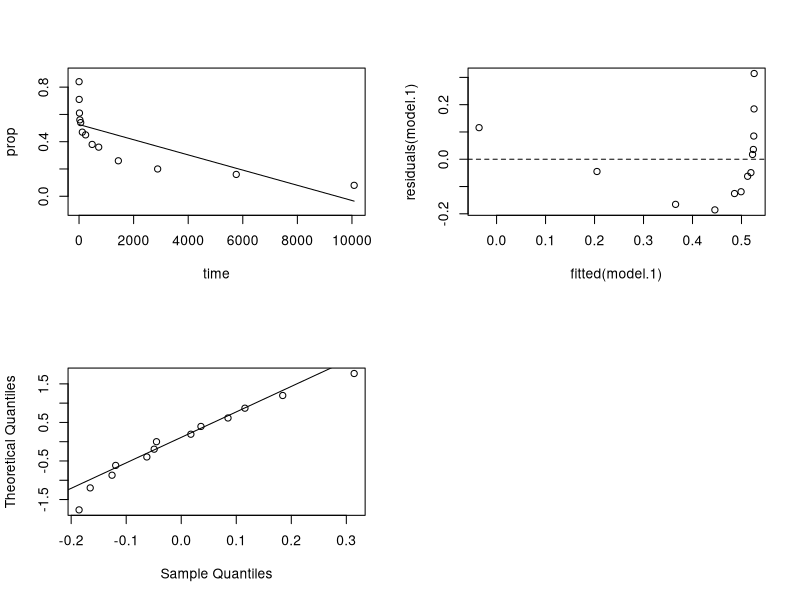
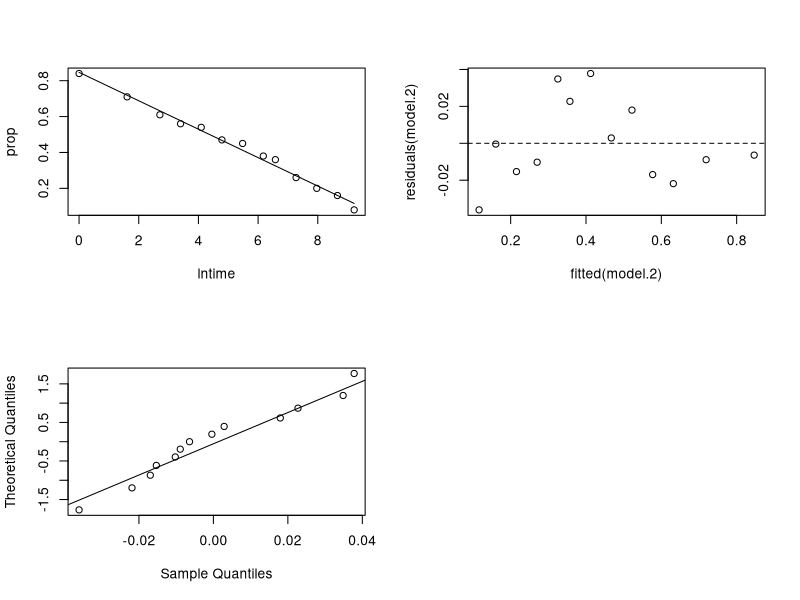
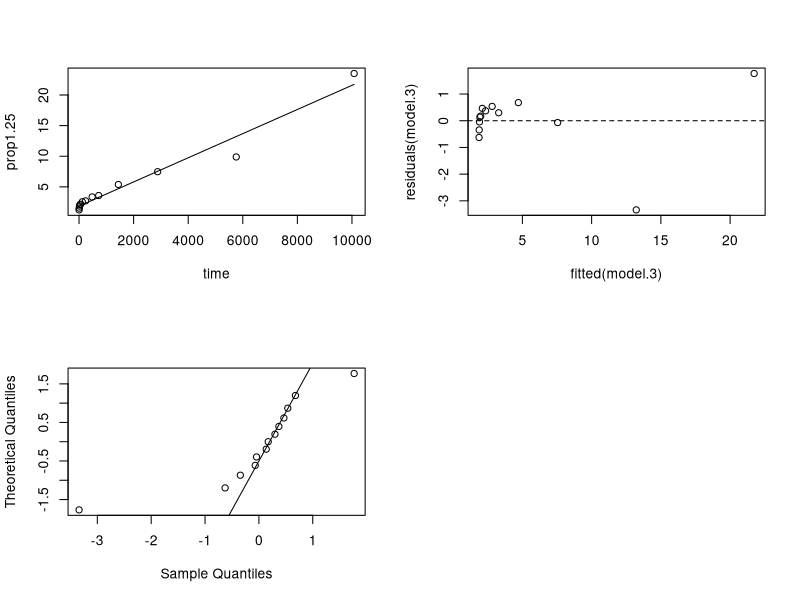
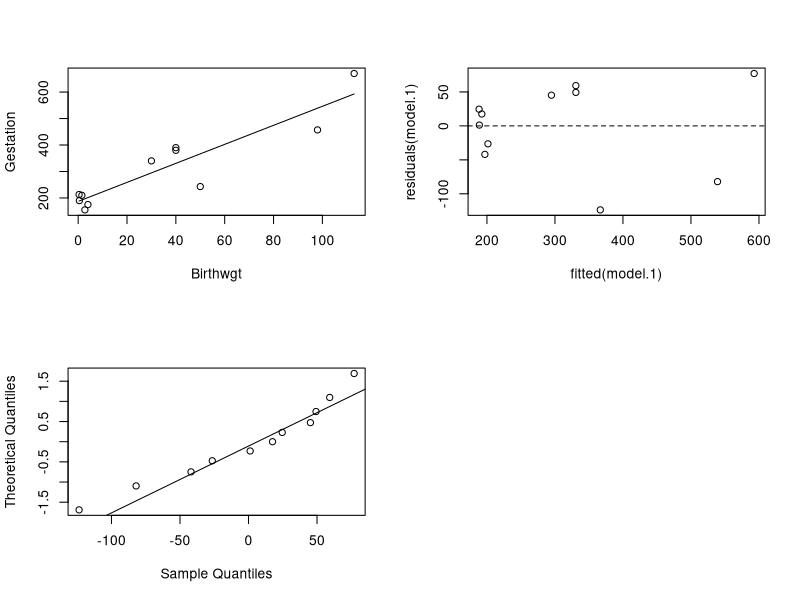
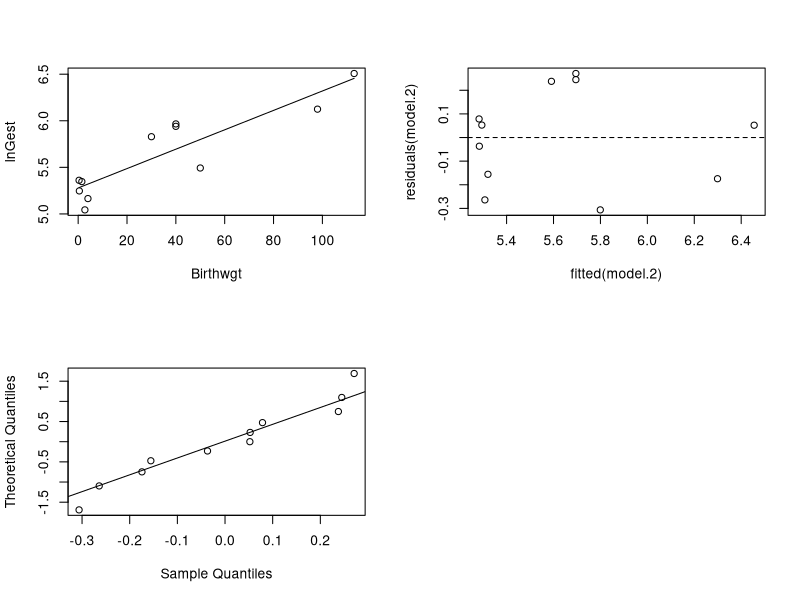
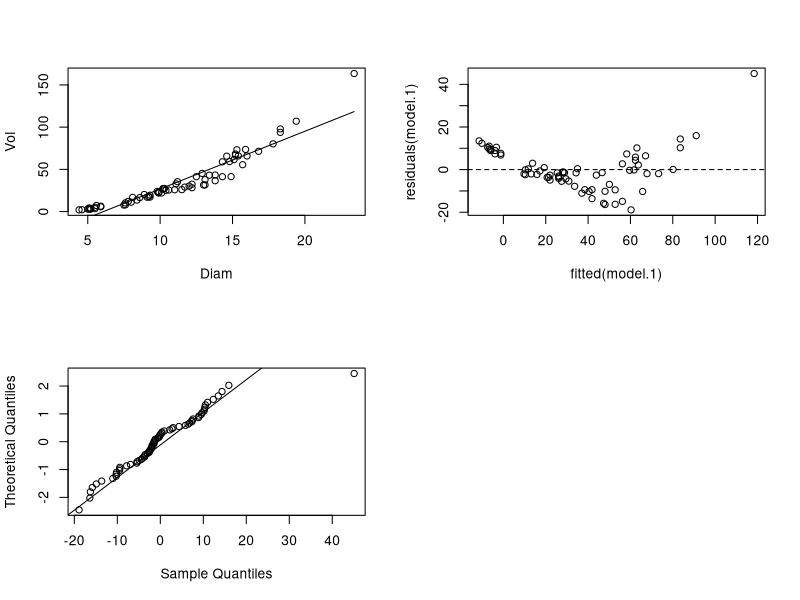
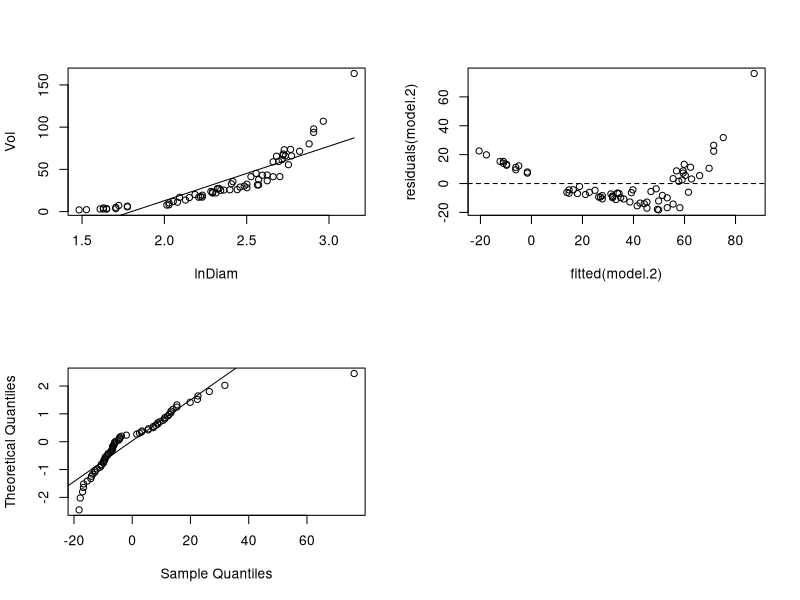
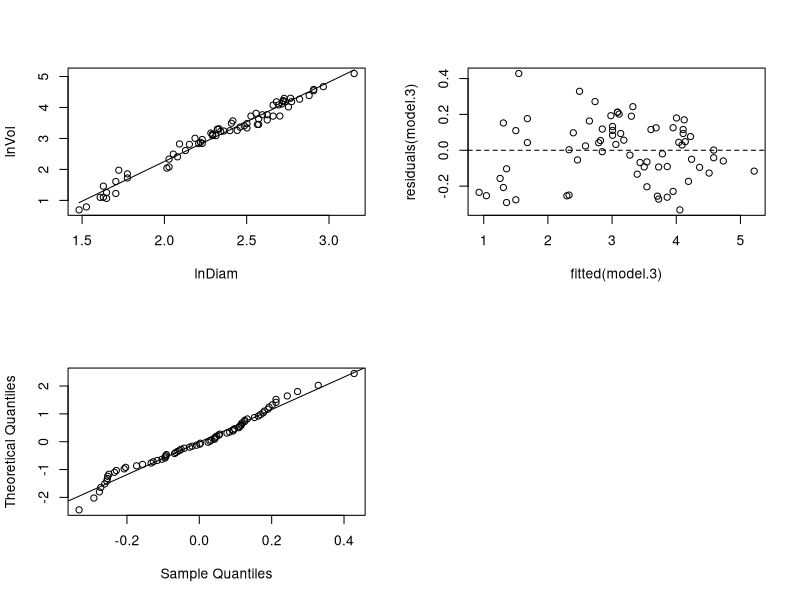

These charts were generated, in order, by the following R code: (Note: this script raises an error after producing the figures.)
## ---- chunk 1
wordrecall <- read.table("DataL9/wordrecall.txt", header=T)
head(wordrecall)
attach(wordrecall)

model.1 <- lm(prop ~ time)
summary(model.1)
## ---- chunk 2
par(mfrow=c(2,2))
plot(x=time, y=prop, ylim=c(-0.1, 0.9),
     panel.last = lines(sort(time), fitted(model.1)[order(time)]))

plot(x=fitted(model.1), y=residuals(model.1),
     panel.last = abline(h=0, lty=2))

qqnorm(residuals(model.1), main="", datax=TRUE)
qqline(residuals(model.1), datax=TRUE)
## ---- chunk 3
library(nortest)
ad.test(residuals(model.1)) # A = 0.262, p-value = 0.6426
## ---- chunk 4
lntime <- log(time)

model.2 <- lm(prop ~ lntime)
summary(model.2)
## ---- chunk 5
par(mfrow=c(2,2))
plot(x=lntime, y=prop,
     panel.last = lines(sort(lntime), fitted(model.2)[order(lntime)]))

plot(x=fitted(model.2), y=residuals(model.2),
     panel.last = abline(h=0, lty=2))

qqnorm(residuals(model.2), main="", datax=TRUE)
qqline(residuals(model.2), datax=TRUE)
## ---- chunk 6
ad.test(residuals(model.2)) # A = 0.3216, p-value = 0.4869
## ---- chunk 7
prop1.25 <- prop^-1.25

model.3 <- lm(prop1.25 ~ time)
summary(model.3)
## ---- chunk 8
par(mfrow=c(2,2))
plot(x=time, y=prop1.25,
     panel.last = lines(sort(time), fitted(model.3)[order(time)]))

plot(x=fitted(model.3), y=residuals(model.3),
     panel.last = abline(h=0, lty=2))

qqnorm(residuals(model.3), main="", datax=TRUE)
qqline(residuals(model.3), datax=TRUE)
## ---- chunk 9
ad.test(residuals(model.3)) # A = 1.191, p-value = 0.002584
## ---- chunk 10
predict(model.2, interval="prediction",
        newdata=data.frame(lntime=log(1000)))
## ---- chunk 11
confint(model.2)[2,]*log(10) # 95% CI for 10-fold increase in time
## ---- chunk 12
mammgest <- read.table("DataL9/mammgest.txt", header=T)
attach(mammgest)

model.1 <- lm(Gestation ~ Birthwgt)
summary(model.1)
## ---- chunk 13
par(mfrow=c(2,2))
plot(x=Birthwgt, y=Gestation,
     panel.last = lines(sort(Birthwgt), fitted(model.1)[order(Birthwgt)]))

plot(x=fitted(model.1), y=residuals(model.1),
     panel.last = abline(h=0, lty=2))

qqnorm(residuals(model.1), main="", datax=TRUE)
qqline(residuals(model.1), datax=TRUE)

## ---- chunk 14
ad.test(residuals(model.1)) # A = 0.3116, p-value = 0.503
## ---- chunk 15
lnGest <- log(Gestation)

model.2 <- lm(lnGest ~ Birthwgt)
summary(model.2)
## ---- chunk 16
par(mfrow=c(2,2))
plot(x=Birthwgt, y=lnGest,
     panel.last = lines(sort(Birthwgt), fitted(model.2)[order(Birthwgt)]))

plot(x=fitted(model.2), y=residuals(model.2),
     panel.last = abline(h=0, lty=2))

qqnorm(residuals(model.2), main="", datax=TRUE)
qqline(residuals(model.2), datax=TRUE)
## ---- chunk 17
ad.test(residuals(model.2)) # A = 0.3135, p-value = 0.4963
## ---- chunk 18
exp(predict(model.2, interval="prediction",
            newdata=data.frame(Birthwgt=50)))
## ---- chunk 19
# proportional change in median gestation for 1-unit increase in birthwgt
exp(coefficients(model.2)[2]) # 1.010465
exp(confint(model.2)[2,]) # 95% CI
#    2.5 %   97.5 % 
# 1.006547 1.014398 
## ---- chunk 20
# proportional change in median gestation for 10-unit increase in birthwgt
exp(10*coefficients(model.2)[2]) # 1.109714
exp(10*confint(model.2)[2,]) # 95% CI
#    2.5 %   97.5 % 
# 1.067429 1.153674 

detach(mammgest)
## ---- chunk 21
shortleaf <- read.table("DataL9/shortleaf.txt", header=T)
attach(shortleaf)

model.1 <- lm(Vol ~ Diam)
summary(model.1)
## ---- chunk 22
par(mfrow=c(2,2))
plot(x=Diam, y=Vol,
     panel.last = lines(sort(Diam), fitted(model.1)[order(Diam)]))

plot(x=fitted(model.1), y=residuals(model.1),
     panel.last = abline(h=0, lty=2))

qqnorm(residuals(model.1), main="", datax=TRUE)
qqline(residuals(model.1), datax=TRUE)
## ---- chunk 23
ad.test(residuals(model.1)) # A = 0.9913, p-value = 0.01215
## ---- chunk 24
lnDiam <- log(Diam)

model.2 <- lm(Vol ~ lnDiam)
summary(model.2)
## ---- chunk 25
par(mfrow=c(2,2))
plot(x=lnDiam, y=Vol,
     panel.last = lines(sort(lnDiam), fitted(model.2)[order(lnDiam)]))

plot(x=fitted(model.2), y=residuals(model.2),
     panel.last = abline(h=0, lty=2))

qqnorm(residuals(model.2), main="", datax=TRUE)
qqline(residuals(model.2), datax=TRUE)
## ---- chunk 26
ad.test(residuals(model.2)) # A = 2.3845, p-value = 4.273e-06
## ---- chunk 27
lnVol <- log(Vol)

model.3 <- lm(lnVol ~ lnDiam)
summary(model.3)
## ---- chunk 28
par(mfrow=c(2,2))
plot(x=lnDiam, y=lnVol,
     panel.last = lines(sort(lnDiam), fitted(model.3)[order(lnDiam)]))

plot(x=fitted(model.3), y=residuals(model.3),
     panel.last = abline(h=0, lty=2))

qqnorm(residuals(model.3), main="", datax=TRUE)
qqline(residuals(model.3), datax=TRUE)

## ---- chunk 29
ad.test(residuals(model.3)) # A = 0.5309, p-value = 0.1692
## ---- chunk 30
exp(predict(model.3, interval="confidence",
            newdata=data.frame(lnDiam=log(10))))
## ---- chunk 31
# proportional change in median Vol for 2-fold increase in Diam
2^(coefficients(model.3)[2]) # 5.915155
2^(confint(model.3)[2,]) # 95% CI
## ---- chunk 32
detach(shortleaf)
## ---- chunk 33
swallows <- read.table("DataL9/allswallows.txt", header=T)
attach(swallows)
head(swallows)
## ---- chunk 34
library(car)
scatter3d(Vent ~ O2 + CO2, subset=Type==1) # adult
scatter3d(Vent ~ O2 + CO2, subset=Type==0) # nestling
scatter3d(Vent ~ O2 + CO2, subset=Type==0, revolutions=3, speed=0.5, grid=F)
## ---- chunk 35
TypeO2 <- Type*O2
TypeCO2 <- Type*CO2
CO2O2 <- CO2*O2
## ---- chunk 36
model.1 <- lm(Vent ~ O2 + CO2 + Type + TypeO2 + TypeCO2 + CO2O2)
summary(model.1)
## ---- chunk 37
anova(model.1) # Sequential (type I) SS
## ---- chunk 38
((14735+2884+22664)/3)/27419 # F-stat = 0.4897212
pf(0.49, 3, 233, lower.tail=F) # p-value = 0.6895548
## ---- chunk 39
plot(x=fitted(model.1), y=residuals(model.1),
     panel.last = abline(h=0, lty=2))
## ---- chunk 40
model.2 <- lm(Vent ~ O2 + CO2 + Type)
summary(model.2)
## ---- chunk 41
par(mfrow=c(1,2))
plot(x=fitted(model.2), y=residuals(model.2),
     panel.last = abline(h=0, lty=2))

qqnorm(residuals(model.2), main="", datax=TRUE)
qqline(residuals(model.2), datax=TRUE)
## ---- chunk 42
ad.test(residuals(model.2)) # A = 0.3175, p-value = 0.5358

detach(swallows)
## ---- chunk 43
bluegills <- read.table("DataL9/bluegills.txt", header=T)
attach(bluegills)

plot(x=age, y=length)
## ---- chunk 44
agesq <- age^2

model <- lm(length ~ age + agesq)
summary(model)
## ---- chunk 45
newX <- seq(min(age), max(age), length=100)
newXsq <- newX**2

plot(x=age, y=length,
     panel.last = lines(newX,
                        predict(model,
                                newdata=data.frame(age=newX, agesq=newXsq))))

## ---- chunk 46
predict(model, interval="prediction",
        newdata=data.frame(age=5, agesq=25))
## ---- chunk 47
detach(bluegills)
## ---- chunk 48
yield <- read.csv("DataL9/yield.csv", header=T)
attach(yield)
head(yield)

model.1 <- lm(Yield ~ Temp)
summary(model.1)
## ---- chunk 49
plot(x=Temp, y=Yield,
     panel.last = lines(sort(Temp), fitted(model.1)[order(Temp)]))

## ---- chunk 50
Tempsq <- Temp^2

model.2 <- lm(Yield ~ Temp + Tempsq)
summary(model.2)
## ---- chunk 51
newX <- seq(min(Temp), max(Temp), length=100)
newXsq <- newX**2

plot(x=Temp, y=Yield,
     panel.last = lines(newX,
                        predict(model.2,
                                newdata=data.frame(Temp=newX, Tempsq=newXsq))))

detach(yield)
## ---- chunk 52
odor <- read.csv("DataL9/odor.csv", header=T)
attach(odor)
head(odor)

Tempsq <- Temp^2
Ratiosq <- Ratio^2
Heightsq <- Height^2

model.1 <- lm(Odor ~ Temp + Ratio + Height + Tempsq + Ratiosq + Heightsq)
summary(model.1)
## ---- chunk 53
model.2 <- lm(Odor ~ Temp + Ratio + Height + Tempsq + Ratiosq)
summary(model.2)
## ---- chunk 54
detach(odor)
